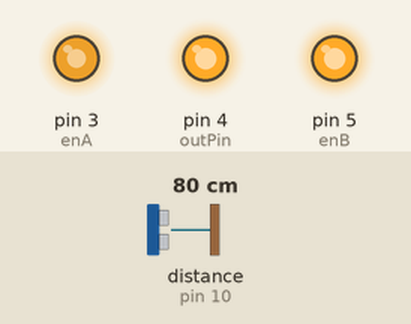
Recording of a sketch running on a simulated Arduino Uno, built with avr-gcc and run on an emulated ATmega328P. Shown: output pins drawn as LEDs (lit = HIGH). Wiring (inferred from the names in the program): ultrasonic range finder: trigger pin 9; echo pin 10. The inputs (shaded band) are chosen by the test bench; at power-on: distance to the obstacle (sensor on pin 10) 80 cm. The echo pulse lasts 58.3 µs per cm; pins used as bus, display or sensor lines are not drawn.

Above: at 1.2 s.
1.3 s: distance to the obstacle (sensor on pin 10) set to 7 cm
2.8 s: distance to the obstacle (sensor on pin 10) set to 4 cm
At 3.4 s:
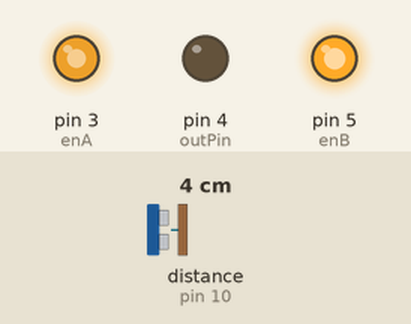
4.3 s: distance to the obstacle (sensor on pin 10) set to 9 cm
At 5.5 s:
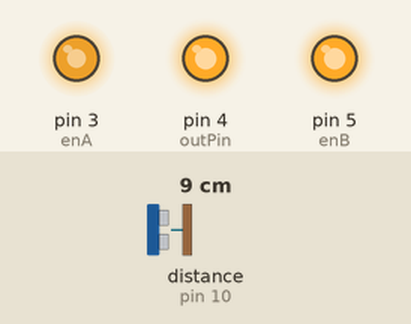
5.8 s: distance to the obstacle (sensor on pin 10) set to 2 cm
At 6.8 s:
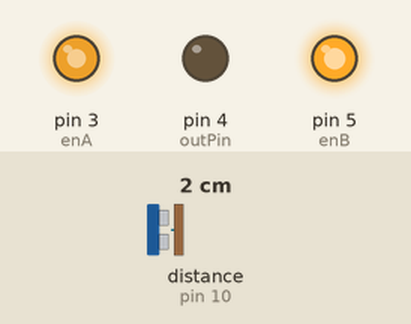
Timing chart, 0 to 8.3 s (numbered marks = the images above; inputs shaded):
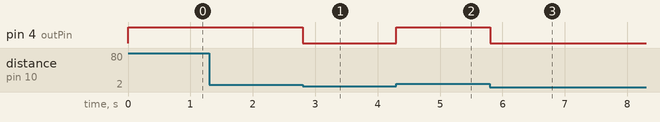

The sketch:

us_sensor.ino
```cpp
// Define the pins for the ultrasonic sensor and LED
const int trigPin = 9;
const int echoPin = 10;
const int outPin = 4;

int enA = 3;
int enB = 5;

// Variables for duration and distance calculation
long duration;
int distanceThreshold = 4; // Distance threshold in centimeters

void setup() {
  // Define the trigPin as an output and echoPin as an input
  pinMode(trigPin, OUTPUT);
  pinMode(echoPin, INPUT);

  // Define the outPin as an output
  pinMode(outPin, OUTPUT);
  pinMode(enA, OUTPUT);
	pinMode(enB, OUTPUT);

  analogWrite(enA, 215);
  analogWrite(enB, 255);
}

void loop() {
  // Clear the trigPin
  digitalWrite(trigPin, LOW);
  delayMicroseconds(2);

  // Set the trigPin on HIGH state for 10 microseconds
  digitalWrite(trigPin, HIGH);
  delayMicroseconds(10);
  digitalWrite(trigPin, LOW);

  // Read the echoPin, returns the sound wave travel time in microseconds
  duration = pulseIn(echoPin, HIGH);

  // Calculate the distance in centimeters
  int distance = duration * 0.034 / 2;

  // Check if the object is 4cm away
  if (distance <= distanceThreshold) {
    digitalWrite(outPin, LOW);
  } else {
    digitalWrite(outPin, HIGH);
  }

  // Delay before the next measurement

  delayMicroseconds(10);
}
```

Measured:
- the behaviour switches between 6 and 5 cm on distance to the obstacle (sensor on pin 10) (found by bisection; images 0 and 1)
- after the input at 1.3 s, every drawn part: stays the same
- after the input at 2.8 s, pin 4 (outPin): HIGH → LOW at once
- after the input at 4.3 s, pin 4 (outPin): LOW → HIGH at once
- after the input at 5.8 s, pin 4 (outPin): HIGH → LOW at once
